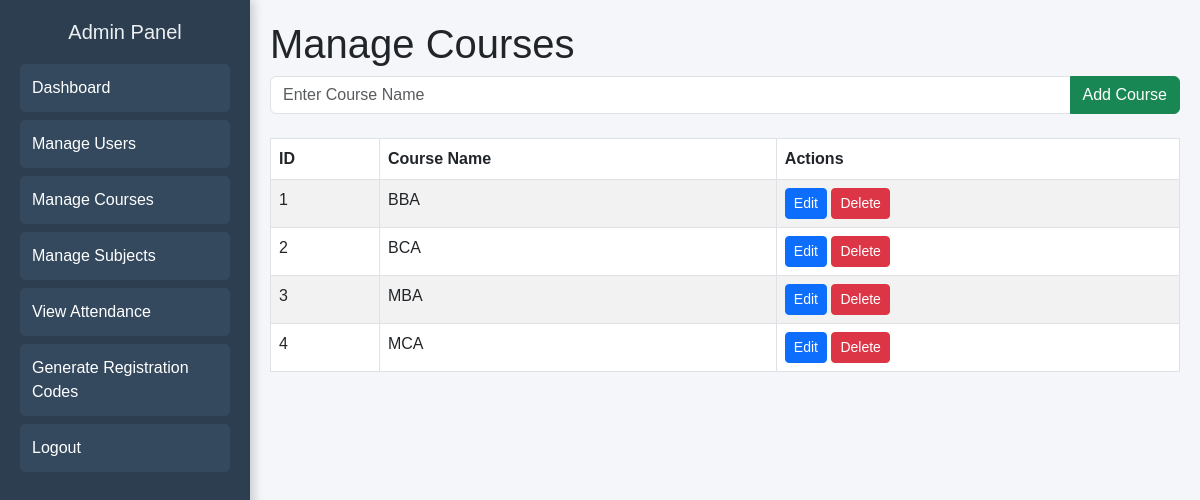
/admin/manage_courses.php (signed in), run on the app's committed database.
### tables this page shows
CREATE TABLE `courses` (
  `id` int(11) NOT NULL,
  `course_name` varchar(255) NOT NULL
);

### admin/manage_courses.php (the view, shortened to what this page needs)
<?php
include '../db/db_connect.php';
$courses_query = "SELECT * FROM courses";
$courses_result = $conn->query($courses_query);
?>
<!DOCTYPE html>
<html lang="en">
<head>
    <link href="https://cdn.jsdelivr.net/npm/bootstrap@5.3.0/dist/css/bootstrap.min.css" rel="stylesheet">
    <link rel="stylesheet" href="../style/admin_styles.css">
</head>
<body>
<div class="admin-container">
    <aside class="admin-sidebar">
        <h2>Admin Panel</h2>
        <a href="admin_dashboard.php">Dashboard</a>
        <a href="manage_users.php">Manage Users</a>
        <a href="manage_courses.php" class="active">Manage Courses</a>
        <a href="manage_subjects.php">Manage Subjects</a>
        <a href="view_attendance.php">View Attendance</a>
        <a href="generate_codes.php">Generate Registration Codes</a>
        <a href="logout.php">Logout</a>
    </aside>
    <main class="admin-content">
        <h1>Manage Courses</h1>
        <form method="POST" class="mb-4">
            <div class="input-group">
                <input type="text" name="course_name" class="form-control" placeholder="Enter Course Name" required>
                <button type="submit" name="add_course" class="btn btn-success">Add Course</button>
            </div>
        </form>
        <table class="table table-bordered table-striped">
            <thead>
            <tr>
                <th>ID</th>
                <th>Course Name</th>
                <th>Actions</th>
            </tr>
            </thead>
            <tbody>
            <?php while ($course = $courses_result->fetch_assoc()) { ?>
                <tr data-id="<?php echo $course['id']; ?>">
                    <td><?php echo $course['id']; ?></td>
                    <td class="course-name"><?php echo $course['course_name']; ?></td>
                    <td>
                        <button class="btn btn-primary btn-sm edit-course">Edit</button>
                        <a href="manage_courses.php?delete=<?php echo $course['id']; ?>"
                           class="btn btn-danger btn-sm"
                           onclick="return confirm('Are you sure?');">Delete</a>
                    </td>
                </tr>
            <?php } ?>
            </tbody>
        </table>
    </main>
</div>
</body>
</html>

### style/admin_styles.css (style rules this page uses)
body { font-family: Arial, sans-serif; margin: 0; padding: 0; background-color: #f4f6f9; }
.admin-sidebar { width: 250px; height: 100vh; background: #2c3e50; padding: 20px; position: fixed; left: 0; top: 0; color: white; box-shadow: 3px 0 10px rgba(0, 0, 0, 0.2); }
.admin-sidebar h2 { font-size: 20px; text-align: center; color: #ecf0f1; margin-bottom: 20px; }
.admin-sidebar a { display: block; padding: 12px; color: white; text-decoration: none; border-radius: 5px; margin-top: 8px; background: #34495e; transition: background 0.3s ease-in-out; }
.admin-content { margin-left: 250px; padding: 20px; }

### data on the page
courses: id "1", course_name "BBA"
courses: id "2", course_name "BCA"
courses: id "3", course_name "MBA"
courses: id "4", course_name "MCA"
